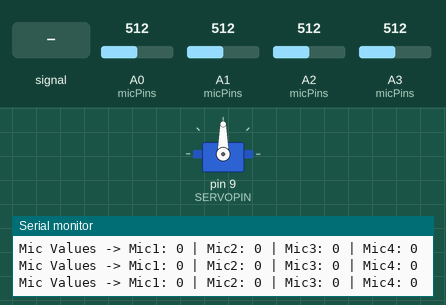
Recording of a sketch running on a simulated Arduino Uno, built with avr-gcc and run on an emulated ATmega328P. On the bench: servo, the last lines printed to the serial monitor. The inputs (shaded band) are chosen by the test bench; at power-on: A0 (micPins) = 512, A1 (micPins) = 512, A2 (micPins) = 512, A3 (micPins) = 512.

Above: at 1.2 s.
1.3 s: A0 (micPins) fed a 200 Hz sine of ±255 counts around its level
At 2.6 s:
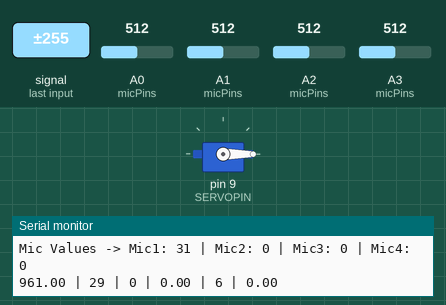
3.3 s: A1 (micPins) fed a 200 Hz sine of ±255 counts around its level
At 4.2 s:
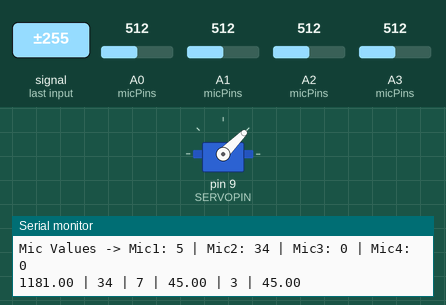
5.1 s: A2 (micPins) fed a 200 Hz sine of ±255 counts around its level
At 6.7 s:
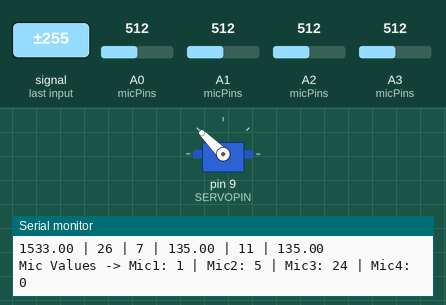
7.0 s: A3 (micPins) fed a 200 Hz sine of ±255 counts around its level
At 8.9 s:
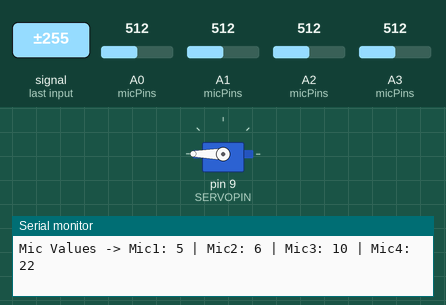
10.5 s: A1 (micPins) fed a 2 Hz sine of ±306 counts around its level
At 12.1 s:
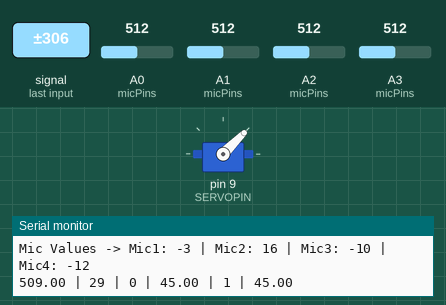
Timing chart, 0 to 13.6 s (numbered marks = the images above; inputs shaded):
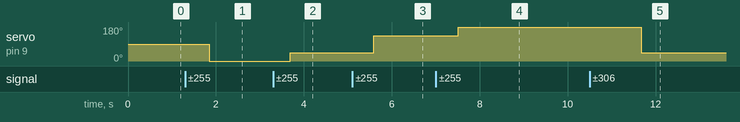

The sketch:

major_project.ino
```cpp
#include <Servo.h>

// ------------------ Pin Configuration ------------------
#define MIC1 A0
#define MIC2 A1
#define MIC3 A2
#define MIC4 A3
#define SERVOPIN 9

// ------------------ Servo Configuration ------------------
Servo directionServo;
float currentAngle = 90.0;  // Start facing forward

// ------------------ Microphone Parameters ------------------
int micPins[4] = {MIC1, MIC2, MIC3, MIC4};
int micAngles[4] = {0, 45, 135, 180}; // Approx. mic placement angles

// ------------------ Detection Parameters ------------------
const int sampleCount = 7;       // Median filter samples
const int loudnessThreshold = 20;
const float energyThreshold = 500; // Speech energy threshold
const unsigned long silenceDelay = 2000; // Return-to-center delay (ms)
const int stabilityCycles = 3;   // Required stable readings
const float moveTolerance = 7.0; // Servo move threshold (degrees)

// ------------------ Filtering Buffers ------------------
const int filterBufferSize = 10;
int micHistory[4][sampleCount] = {0};
int micFilterBuffer[4][filterBufferSize] = {0};
int baseline[4] = {0};
int historyIndex = 0;
int filterIndex = 0;

// Bandpass filter states
float highPassState[4] = {0};
float lowPassState[4] = {0};

// Filter coefficients
const float highPassCoeff = 0.9;
const float lowPassCoeff = 0.1;

// ------------------ Stability Tracking ------------------
float candidateAngle = 90.0;
int stableCount = 0;
unsigned long lastSoundTime = 0;

// ------------------ Helper Functions ------------------
//threshold can be changed by noise levels
// Calculate angular difference (with wrap-around)
float angleDifference(float a, float b) {
  float diff = fabs(a - b);
  return (diff > 180) ? (360 - diff) : diff;
}

// Simple bandpass filter
int bandpassFilter(int micIndex, int inputSample) {
  int prevSample = micFilterBuffer[micIndex][(filterIndex + filterBufferSize - 1) % filterBufferSize];
  highPassState[micIndex] = highPassCoeff * (highPassState[micIndex] + inputSample - prevSample);
  lowPassState[micIndex] = lowPassCoeff * highPassState[micIndex] + (1 - lowPassCoeff) * lowPassState[micIndex];
  micFilterBuffer[micIndex][filterIndex] = inputSample;
  return int(lowPassState[micIndex]);
}

// Median filter across history
int medianFilter(int values[], int size) {
  int sorted[size];
  memcpy(sorted, values, size * sizeof(int));
  for (int i = 0; i < size - 1; i++) {
    for (int j = 0; j < size - i - 1; j++) {
      if (sorted[j] > sorted[j + 1]) {
        int t = sorted[j];
        sorted[j] = sorted[j + 1];
        sorted[j + 1] = t;
      }
    }
  }
  return sorted[size / 2];
}

// ------------------ Setup ------------------
void setup() {
  Serial.begin(115200);
  for (int i = 0; i < 4; i++) pinMode(micPins[i], INPUT);

  // Baseline calibration
  for (int i = 0; i < 4; i++) {
    long sum = 0;
    for (int j = 0; j < 32; j++) sum += analogRead(micPins[i]);
    baseline[i] = sum / 32;
    Serial.print("Baseline Mic "); Serial.print(i + 1);
    Serial.print(": "); Serial.println(baseline[i]);
  }

  directionServo.attach(SERVOPIN);
  directionServo.write(currentAngle);
  lastSoundTime = millis();

  Serial.println("System ready: Sound localization + Speech energy detection");
  Serial.println("Format: Energy | MaxMic | 2ndMic | CandidateAngle | StableCount | ServoAngle");
}

// ------------------ Main Loop ------------------
void loop() {
  int raw[4], filtered[4];
  float speechEnergy = 0;

  // Read mic data and filter
  for (int i = 0; i < 4; i++) {
    raw[i] = analogRead(micPins[i]) - baseline[i];
    if (raw[i] < 0) raw[i] = 0;
    filtered[i] = bandpassFilter(i, raw[i]);
    speechEnergy += filtered[i] * filtered[i];
  }
  filterIndex = (filterIndex + 1) % filterBufferSize;

  Serial.print("Mic Values -> ");
  for (int i = 0; i < 4; i++) {
    Serial.print("Mic"); Serial.print(i + 1);
    Serial.print(": "); Serial.print(filtered[i]);
    if (i < 3) Serial.print(" | ");
  }
  Serial.println(); // move to next line
  // Process only if speech is detected
  if (speechEnergy > energyThreshold) {
    lastSoundTime = millis();

    // Update history buffer
    for (int i = 0; i < 4; i++) micHistory[i][historyIndex] = filtered[i];
    historyIndex = (historyIndex + 1) % sampleCount;

    // Median filter per mic
    int medianVals[4];
    for (int i = 0; i < 4; i++) medianVals[i] = medianFilter(micHistory[i], sampleCount);

    // Find top two mics
    int maxVal = -1, secondVal = -1;
    int idx1 = -1, idx2 = -1;
    for (int i = 0; i < 4; i++) {
      if (medianVals[i] > maxVal) {
        secondVal = maxVal; idx2 = idx1;
        maxVal = medianVals[i]; idx1 = i;
      } else if (medianVals[i] > secondVal) {
        secondVal = medianVals[i]; idx2 = i;
      }
    }

    // Only act if loud enough
    if (maxVal > loudnessThreshold) {
      float angle;
      if (secondVal >= 0.85 * maxVal && idx2 != -1) {
        float total = maxVal + secondVal;
        angle = (micAngles[idx1] * (maxVal / total)) + (micAngles[idx2] * (secondVal / total));
      } else {
        angle = micAngles[idx1];
      }

      // Check stability
      if (angleDifference(angle, candidateAngle) < 10) {
        stableCount++;
      } else {
        stableCount = 1;
        candidateAngle = angle;
      }

      // Debug info
      Serial.print(speechEnergy); Serial.print(" | ");
      Serial.print(maxVal); Serial.print(" | ");
      Serial.print(secondVal); Serial.print(" | ");
      Serial.print(candidateAngle); Serial.print(" | ");
      Serial.print(stableCount); Serial.print(" | ");
      Serial.println(currentAngle);

      // Move servo after stable detection
      if (stableCount >= stabilityCycles && angleDifference(candidateAngle, currentAngle) > moveTolerance) {
        candidateAngle = constrain(candidateAngle, 0, 180);
        directionServo.write(candidateAngle);
        currentAngle = candidateAngle;
        stableCount = 0;
        delay(200);
      }
    }
  }
  else {
    // Return to center if no sound detected for a while
    if (millis() - lastSoundTime > silenceDelay && angleDifference(currentAngle, 90) > 3) {
      Serial.println("Silence detected — returning to center.");
      directionServo.write(90);
      currentAngle = 90;
      candidateAngle = 90;
      stableCount = 0;
      delay(200);
    }
  }
  delay(50);
}
```

Measured:
- after the input at 1.3 s, servo on pin 9 (SERVOPIN): 90° → 0° after 0.55 s
- after the input at 3.3 s, servo on pin 9 (SERVOPIN): 0° → 45° after 0.39 s
- after the input at 5.1 s, servo on pin 9 (SERVOPIN): 45° → 135° after 0.49 s
- after the input at 7.0 s, servo on pin 9 (SERVOPIN): 135° → 180° after 0.51 s
- after the input at 10.5 s, servo on pin 9 (SERVOPIN): 180° → 45° after 1.2 s
